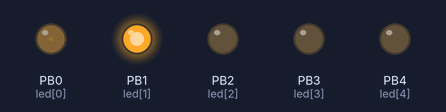
Simulated run of this sketch. Board: ATtiny85, built with avr-gcc and run on an emulated ATtiny85. Parts: output pins drawn as LEDs (lit = HIGH).

Above: at 0.05 s.
At 2.25 s:
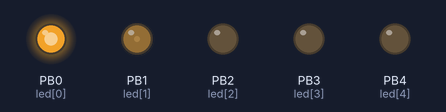
At 3.35 s:
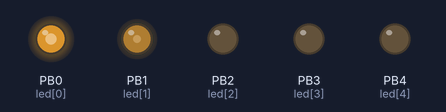
At 4.5 s:
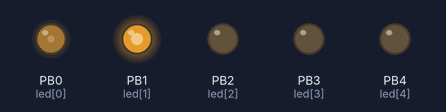
Timing chart, 0 to 6.6 s (numbered marks = the images above):
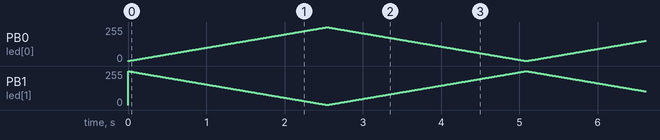

The sketch:

a_tinySoftPWM_on5pins.ino
```cpp
/*Software PWM on Attiny85
 Ernst Christensen 16.okt. 2011
 */

int led[]={
  0,1,2,3,4};
int count=0;
int fadeSpeed=5;


void setup(){
  for (int z=0;z<6;z++){

    pinMode(led[z],OUTPUT);

  } //for z

}


void loop(){

  // LED 0,1:
  for (int x=1;x<254;x++){
    analogWrite(0,x);
    analogWrite(1,255-x);
    delay(10);
  }
  for (int x=254;x>1;x--){
    analogWrite(0,x);
    analogWrite(1,255-x);
    delay(10);
  }

  // LED 2:
  spwm(50,2,10);

  // LED 3:
  spwm(70,3,15);

  // LED 4:
  spwm(200,4,20);
}


void spwm(int freq,int spin,int sp){

  //on
  digitalWrite(spin,HIGH);
  delayMicroseconds(sp*freq);

  // off
  digitalWrite(spin,LOW);
  delayMicroseconds(sp*(255-freq));


} //spwm
```
